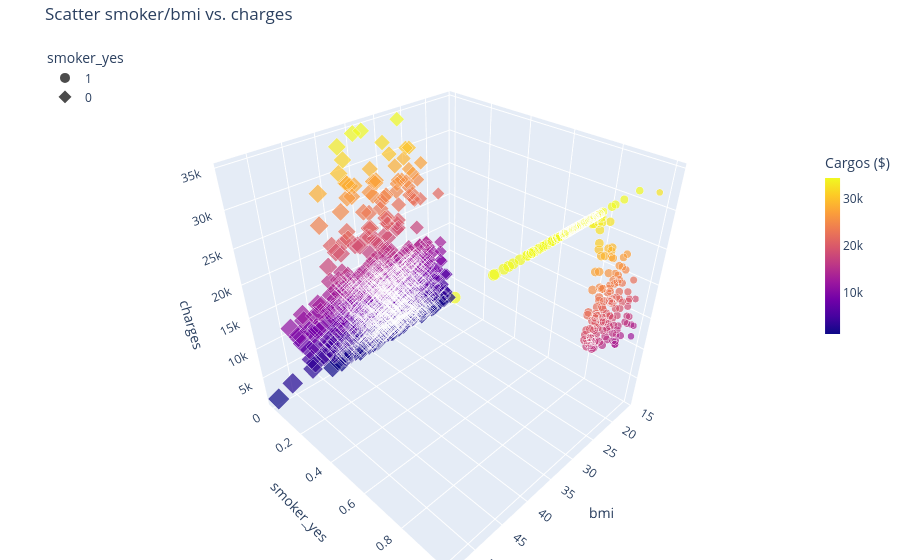

The code cell stored with this chart in its notebook:
### Markdown cell above
##### **Visualización**

Después de realizar la limpieza del dataset y antes de entrar de lleno con el modelo, es necesario visualizar los datos, por ello, a continuación se presenta los siguientes gráficos de dispersión en 3d rotados de las variables age, bmi y la objetivo charges.

### Code cell
data_clean.loc[:, ['smoker_yes', 'bmi', 'charges']]

xs = data_clean['bmi']
ys = data_clean['smoker_yes']
zs = data_clean ['charges']


fig = px.scatter_3d(data_clean.loc[:, ['smoker_yes', 'bmi', 'charges']], 
                    x = xs, y = ys, z = zs, color='charges',
                    size='bmi', size_max = 20,symbol='smoker_yes',title = 'Scatter smoker/bmi vs. charges')

fig.update_layout(
    margin=dict(l=0, r=0, b=0, t=40), # Ajusta márgenes
    legend=dict(
        yanchor="top",
        y=0.99,
        xanchor="left",
        x=0.05 # Mueve la leyenda de smoker a la izquierda
    ),
    coloraxis_colorbar=dict(
        title="Cargos ($)",
        thicknessmode="pixels", thickness=15,
        lenmode="pixels", len=200,
        yanchor="top", y=0.8,
        xanchor="right", x=1 # Mantiene la barra de color a la derecha
    )
)

fig.show()

"""
fig = plt.figure(figsize=(18,10))

angulos = [
    (20, 30),
    (30, 120),
    (45, 210),
    (60, 300),
    (90, 0),
    (10, 180)
]

for i, (elev, azim) in enumerate(angulos):
    ax = fig.add_subplot(2, 3, i+1, projection='3d')
    ax.scatter(xs, ys, zs)
    ax.view_init(elev=elev, azim=azim)
    ax.set_title(f"Elevación={elev}, Rotación={azim}")

plt.tight_layout()
plt.show()
"""

### Figure 1 — Plotly figure (JSON) as saved in the notebook; plotly's stock layout.template omitted (floating-point values rounded to 4 significant figures; data arrays with more than 128 entries replaced by an {"elided": "..."} marker saying what was removed)
{"data": [{"hovertemplate": "smoker_yes=%{y}<br>bmi=%{marker.size}<br>charges=%{marker.color}<extra></extra>", "legendgroup": "1", "marker": {"color": {"elided": "274 float values"}, "coloraxis": "coloraxis", "size": {"elided": "274 float values"}, "sizemode": "area", "sizeref": 0.1328, "symbol": "circle"}, "mode": "markers", "name": "1", "scene": "scene", "showlegend": true, "type": "scatter3d", "x": {"elided": "274 float values"}, "y": {"elided": "274 int values"}, "z": {"elided": "274 float values"}}, {"hovertemplate": "smoker_yes=%{y}<br>bmi=%{marker.size}<br>charges=%{marker.color}<extra></extra>", "legendgroup": "0", "marker": {"color": {"elided": "1064 float values"}, "coloraxis": "coloraxis", "size": {"elided": "1064 float values"}, "sizemode": "area", "sizeref": 0.1328, "symbol": "diamond"}, "mode": "markers", "name": "0", "scene": "scene", "showlegend": true, "type": "scatter3d", "x": {"elided": "1064 float values"}, "y": {"elided": "1064 int values"}, "z": {"elided": "1064 float values"}}], "layout": {"coloraxis": {"colorbar": {"len": 200, "lenmode": "pixels", "thickness": 15, "thicknessmode": "pixels", "title": {"text": "Cargos ($)"}, "x": 1, "xanchor": "right", "y": 0.8, "yanchor": "top"}, "colorscale": [[0, "#0d0887"], [0.1111, "#46039f"], [0.2222, "#7201a8"], [0.3333, "#9c179e"], [0.4444, "#bd3786"], [0.5556, "#d8576b"], [0.6667, "#ed7953"], [0.7778, "#fb9f3a"], [0.8889, "#fdca26"], [1, "#f0f921"]]}, "legend": {"itemsizing": "constant", "title": {"text": "smoker_yes"}, "tracegroupgap": 0, "x": 0.05, "xanchor": "left", "y": 0.99, "yanchor": "top"}, "margin": {"b": 0, "l": 0, "r": 0, "t": 40}, "scene": {"domain": {"x": [0, 1], "y": [0, 1]}, "xaxis": {"title": {"text": "bmi"}}, "yaxis": {"categoryarray": [1, 0], "categoryorder": "array", "title": {"text": "smoker_yes"}}, "zaxis": {"title": {"text": "charges"}}}, "title": {"text": "Scatter smoker/bmi vs. charges"}}}
